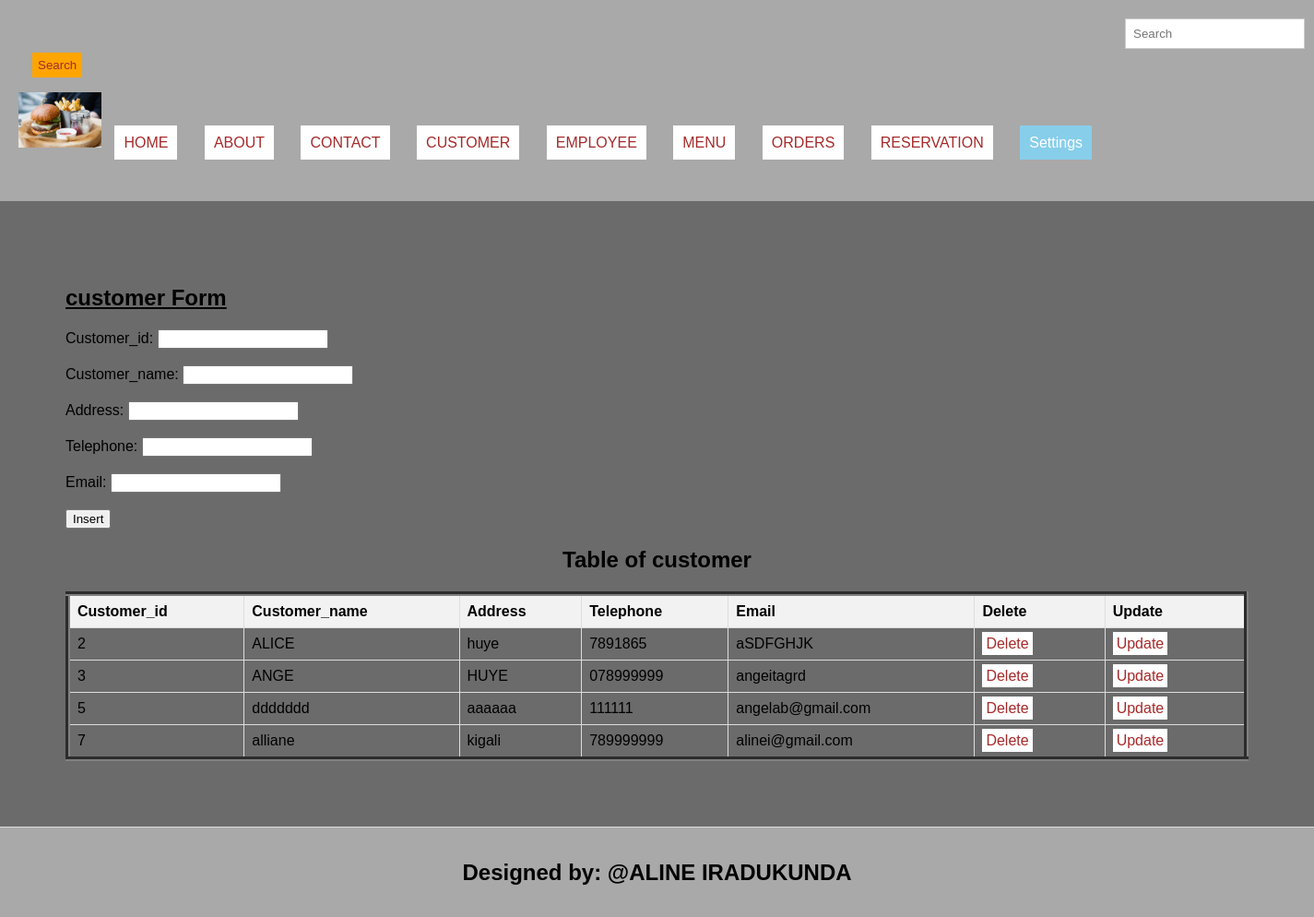
The app's page /Customer.php with its own data.
### tables this page shows
CREATE TABLE `customer` (
  `Customer_id` int(10) NOT NULL,
  `Customer_name` varchar(453) DEFAULT NULL,
  `Address` varchar(150) DEFAULT NULL,
  `Telephone` varchar(200) DEFAULT NULL,
  `Email` varchar(450) DEFAULT NULL
);

### Customer.php (the view, shortened to what this page needs)
<!DOCTYPE html>
<html lang="en">
<head>
  <link rel="stylesheet" type="text/css" href="style.css" title="style 1" media="screen, tv, projection, handheld, print"/>
  </head>
  <header>
<body bgcolor="#6B6B6B">
  <form class="d-flex" role="search" action="search.php">
      <input class="form-control me-2" type="search" placeholder="Search" aria-label="Search">
      <button class="btn btn-outline-success" type="submit">Search</button>
    </form>
  <ul style="list-style-type: none; padding: 0;">
   <li style="display: inline; margin-right: 10px;">
    <img src="./Images/aa.jpg" width="90" height="60" alt="Logo">
  </li>
   <li style="display: inline; margin-right: 10px;"><a href="./home.html">HOME</a>
  </li>
    <li style="display: inline; margin-right: 10px;"><a href="./about.html">ABOUT</a>
  </li>
    <li style="display: inline; margin-right: 10px;"><a href="./contact.html">CONTACT</a>
  </li>
    <li style="display: inline; margin-right: 10px;"><a href="./customer.php">CUSTOMER</a>
  </li>
    <li style="display: inline; margin-right: 10px;"><a href="./employee.php">EMPLOYEE</a>
  </li>
    <li style="display: inline; margin-right: 10px;"><a href="./menu.php">MENU</a>
  </li>
    <li style="display: inline; margin-right: 10px;"><a href="./orders.php">ORDERS</a>
  </li>
    <li style="display: inline; margin-right: 10px;"><a href="./reservation.php">RESERVATION</a>
  </li>
    <li class="dropdown" style="display: inline; margin-right: 10px;">
      <a href="#" style="padding: 10px; color: white; background-color: skyblue; text-decoration: none; margin-right: 15px;">Settings</a>
    </li><br><br>
  </ul>
</header>
<section>
    <h1><u> customer Form </u></h1>
    <form method="post">
        <label for="cid">Customer_id:</label>
        <input type="number" id="cid" name="cid"><br><br>
        <label for="cname">Customer_name:</label>
        <input type="text" id="cname" name="cname" required><br><br>
        <label for="adrss">Address:</label>
        <input type="text" id="adrss" name="adrss" required><br><br>
        <label for="tlphn">Telephone:</label>
        <input type="number" id="tlphn" name="tlphn" required><br><br>
        <label for="eml">Email:</label>
        <input type="text" id="eml" name="eml" required><br><br>
        <input type="submit" name="add" value="Insert">
    </form>
<!DOCTYPE html>
<html>
<head>
</head>
<body>
    <center><h2>Table of customer</h2></center>
    <table border="5">
        <tr>
            <th>Customer_id</th>
            <th>Customer_name </th>
            <th>Address</th>
            <th>Telephone</th>
            <th>Email</th>
            <th>Delete</th>
            <th>Update</th>
        </tr>
        <?php
      include('database_connection.php');
        $sql = "SELECT * FROM customer";
        $result = $connection->query($sql);
        if ($result->num_rows > 0) {
            while ($row = $result->fetch_assoc()) {
                $cid = $row['Customer_id'];
                echo "<tr>
                    <td>" . $row['Customer_id'] . "</td>
                    <td>" . $row['Customer_name'] . "</td>
                    <td>" . $row['Address'] . "</td>
                    <td>" . $row['Telephone'] . "</td>
                    <td>" . $row['Email'] . "</td>
                    <td><a style='padding:4px' href='delete_Customer.php?Customer_id=$cid'>Delete</a></td>
                    <td><a style='padding:4px' href='update_Customer.php?Customer_id=$cid'>Update</a></td>
                </tr>";
            }
        } else {
            echo "<tr><td colspan='6'>No data found</td></tr>";
        }
        ?>
    </table>
</body>
    </section>
<footer>
  <center>
    <b><h2>Designed by: @ALINE IRADUKUNDA</h2></b>
  </center>
</footer>
</body>
</html>

### style.css (style rules this page uses)
body { font-family: Arial, sans-serif; margin: 0; padding: 0; }
.form-control { padding: 8px; margin-left: 4px; border: 1px solid #ccc; }
.btn { padding: 6px; background-color: orange; color: brown; border: none; }
.dropdown { position: relative; display: inline; margin-right: 10px; }
body { font-family: Arial,sans-serif; margin:0; padding:0; }
header { background-color:darkgray; padding: 20px; }
.dropdown { position: right; display:right; direction:rtl; }
section { padding:28px; border-bottom: 1px solid #ddd; }
footer { text-align: center; padding: 15px; background-color:darkgray; }

### Customer.php (style rules this page uses)
a { padding: 10px; color: white; background-color: white; text-decoration: none; margin-right: 15px; }
a:link { color: brown; }
button.btn { margin-left: 15px; margin-top: 4px; }
input.form-control { margin-left: 1200px; padding: 8px; }
section { padding:71px; border-bottom: 1px solid #ddd; }
footer { text-align: center; padding: 15px; background-color:darkgray; }
table { width: 100%; border-collapse: collapse; }
th, td { border: 1px solid #ddd; padding: 8px; text-align: left; }
th { background-color: #f2f2f2; }

### records on screen
customer: Customer_id "2", Customer_name "ALICE", Address "huye", Telephone "7891865", Email "aSDFGHJK"
customer: Customer_id "3", Customer_name "ANGE", Address "HUYE", Telephone "078999999", Email "angeitagrd"
customer: Customer_id "5", Customer_name "ddddddd", Address "aaaaaa", Telephone "111111", Email "angelab@gmail.com"
customer: Customer_id "7", Customer_name "alliane", Address "kigali", Telephone "789999999", Email "alinei@gmail.com"
